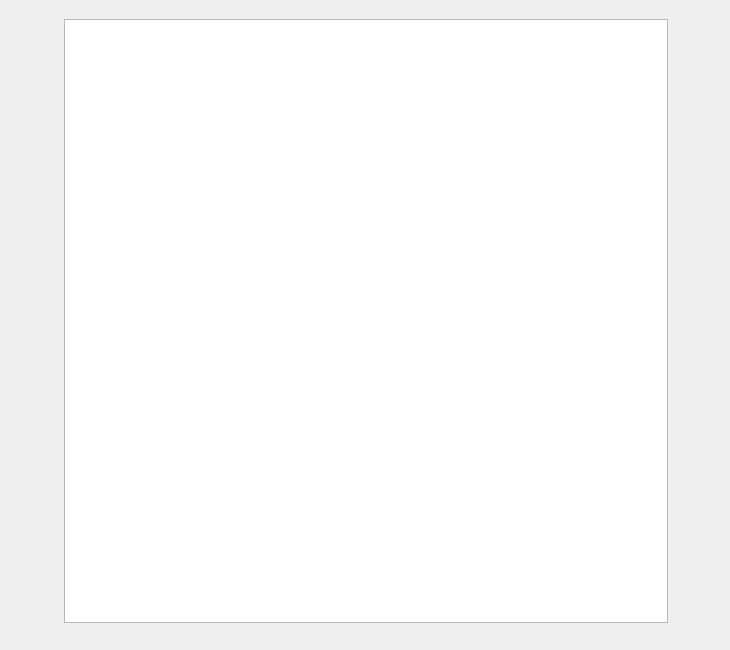
<?xml version="1.0" encoding="UTF-8"?>
<ui version="4.0">
 <class>Widget</class>
 <widget class="QWidget" name="Widget">
  <property name="enabled">
   <bool>true</bool>
  </property>
  <property name="geometry">
   <rect>
    <x>0</x>
    <y>0</y>
    <width>730</width>
    <height>650</height>
   </rect>
  </property>
  <property name="windowTitle">
   <string>Widget</string>
  </property>
  <widget class="QGraphicsView" name="graphicsView">
   <property name="geometry">
    <rect>
     <x>64</x>
     <y>19</y>
     <width>604</width>
     <height>604</height>
    </rect>
   </property>
  </widget>
 </widget>
 <layoutdefault spacing="6" margin="11"/>
 <resources/>
 <connections/>
</ui>
